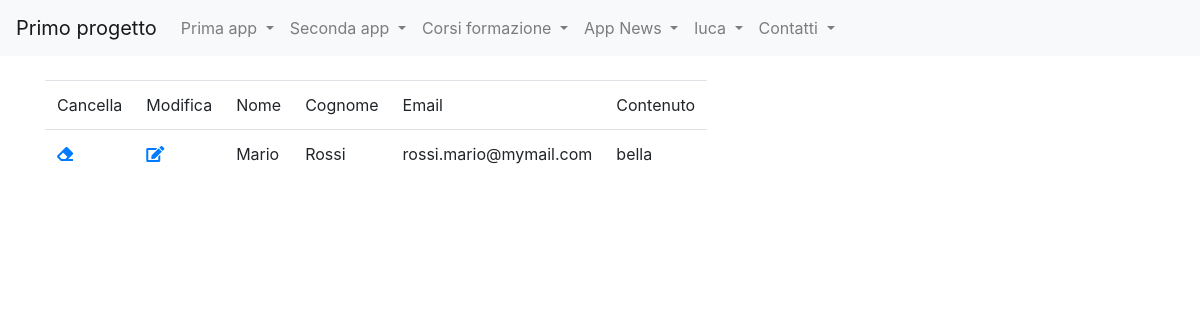
Screenshot of /forms_app/lista_contatti/ (signed in) with the database file from the repository.
### forms_app/models.py (models this page shows)
class Contatto(models.Model):
    nome = models.CharField(max_length=100)
    cognome = models.CharField(max_length=100)
    email = models.EmailField(max_length=200)
    contenuto = models.TextField()

### forms_app/views.py (the view)
# urls.py: path('lista_contatti/', lista_contatti, name='lista_contatti'),
def lista_contatti(request):
    contatti = Contatto.objects.all()
    context = {
        'contatti' : contatti,
    }
    return render(request, 'lista_contatti.html',context)

### forms_app/templates/lista_contatti.html
{% extends 'base.html' %}
{% block content %}
    <table class = "table table-responsive">
        <tr>
            {% if request.user.is_authenticated %}
            <td>Cancella</td>
            <td>Modifica</td>
            {% endif %}
            <td>Nome</td>
            <td>Cognome</td>
            <td>Email</td>
            <td>Contenuto</td>
        </tr>
    {% for c in contatti %}
        <tr>
            {% if request.user.is_authenticated %}
            <td><a href="{% url 'forms_app:elimina-contatto' c.pk %}"><i class="fas fa-eraser"></i></a></td>
            <td><a href="{% url 'forms_app:modifica-contatto' c.pk %}"><i class="fas fa-edit"></i></a></td>
            {% endif %}
            <td>{{c.nome}}</td>
            <td>{{c.cognome}}</td>
            <td>{{c.email}}</td>
            <td>{{c.contenuto}}</td>
        </tr>
    {% endfor %}
    </table>
{% endblock content %}

### templates/base.html (shortened to what this page needs)
<!doctype html>
{% load static %}
<html lang="en">
  <head>
    <link rel="stylesheet" href="https://cdn.jsdelivr.net/npm/bootstrap@4.5.3/dist/css/bootstrap.min.css">
    <link rel="stylesheet" href="https://cdnjs.cloudflare.com/ajax/libs/font-awesome/5.15.4/css/all.min.css">
  </head>
  <body>
      <nav class="navbar navbar-expand-lg navbar-light bg-light">
          <a class="navbar-brand" href="#">Primo progetto</a>
          <div class="collapse navbar-collapse" id="navbarSupportedContent">
            <ul class="navbar-nav mr-auto">
              <li class="nav-item dropdown">
                <a class="nav-link dropdown-toggle" href="#" id="navbarDropdown" role="button" data-toggle="dropdown" aria-haspopup="true" aria-expanded="false">
                  Prima app
                </a>
              </li>
            <li class="nav-item dropdown">
              <a class="nav-link dropdown-toggle" href="#" id="navbarDropdown" role="button" data-toggle="dropdown" aria-haspopup="true" aria-expanded="false">
                Seconda app
              </a>
            </li>
            <li class="nav-item dropdown">
              <a class="nav-link dropdown-toggle" href="#" id="navbarDropdown" role="button" data-toggle="dropdown" aria-haspopup="true" aria-expanded="false">
                Corsi formazione
              </a>
            </li>
            <li class="nav-item dropdown">
              <a class="nav-link dropdown-toggle" href="#" id="navbarDropdown" role="button" data-toggle="dropdown" aria-haspopup="true" aria-expanded="false">
                App News
              </a>
            </li>
            {% if request.user.is_authenticated %}
            <li class="nav-item dropdown">
              <a class="nav-link dropdown-toggle" href="#" id="navbarDropdown" role="button" data-toggle="dropdown" aria-haspopup="true" aria-expanded="false">
                {{ request.user.username }}
              </a>
            </li>
          {% else %}
            <li class="nav-item">
              <a class="nav-link" href="{% url 'login' %}">Login</a>
            </li>
          {% endif %}
          <li class="nav-item dropdown">
            <a class="nav-link dropdown-toggle" href="#" id="navbarDropdown" role="button" data-toggle="dropdown" aria-haspopup="true" aria-expanded="false">
              Contatti
            </a>
          </li>
      </nav>
      <div class="container my-4">
      {%block content%}
      {%endblock content%}
    </div>
  </body>
</html>

### rows the page displays
Contatto: nome "Mario", cognome "Rossi", email "rossi.mario@mymail.com", contenuto "bella"

### other values shown
{{ request.user.username }} "luca"
